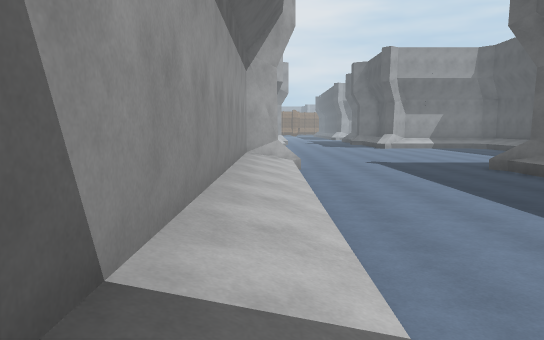
[1] (above)

16 first-person views from a walk through a 3-D level made in the Unity game engine. The camera is 1.2 m above the floor, tilts 6° down and sees 70° across. The floor is counted in squares, 2 m on a side. Each view is taken from the middle of a square. On the plan, view 1 faces up. The plan holds only what a view shows up to about 11 squares ahead; the rest is blank. The place goes on beyond the plan. The player is left out. Some surface patterns are stand-ins.

[2]
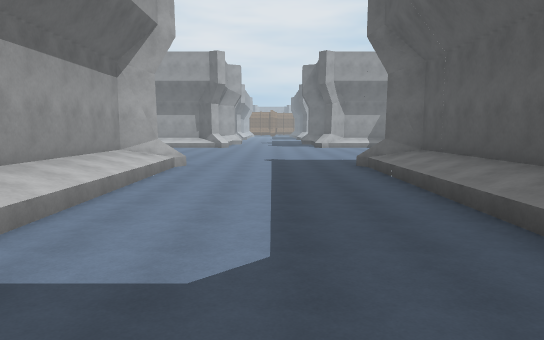

[3]
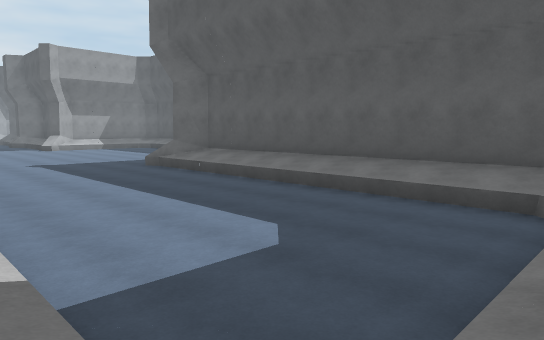

[4]
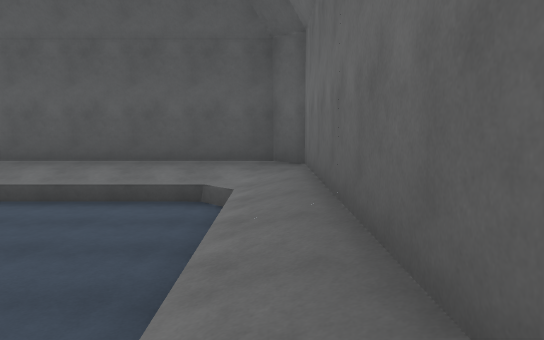

[5]
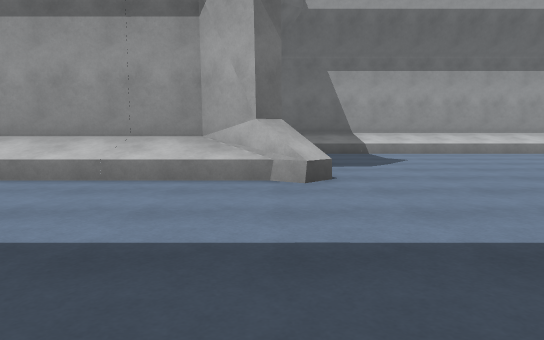

[6]
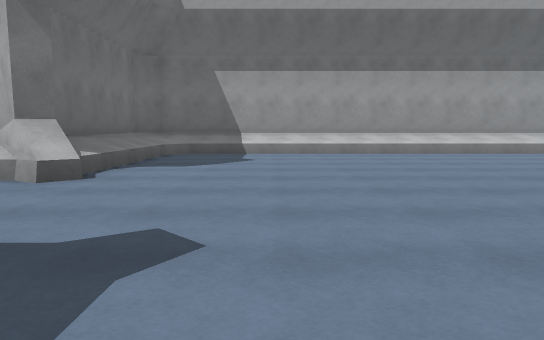

[7]
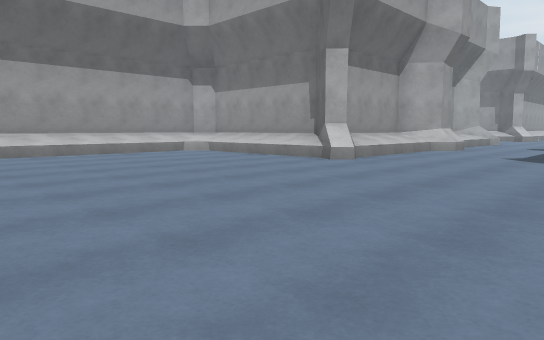

[8]
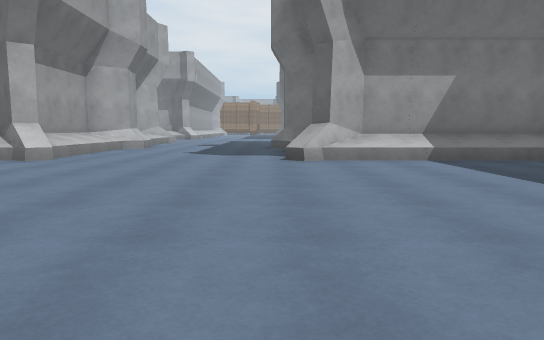

[9]
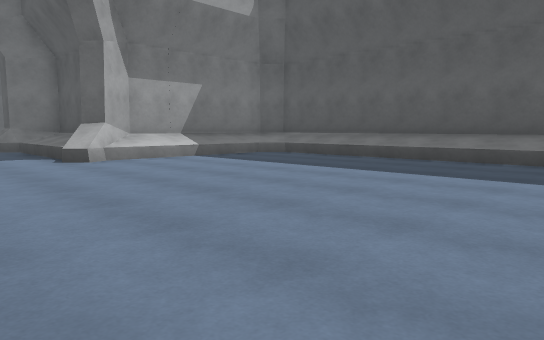

[10]
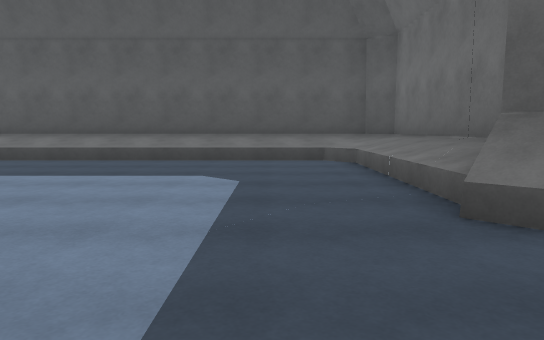

[11]
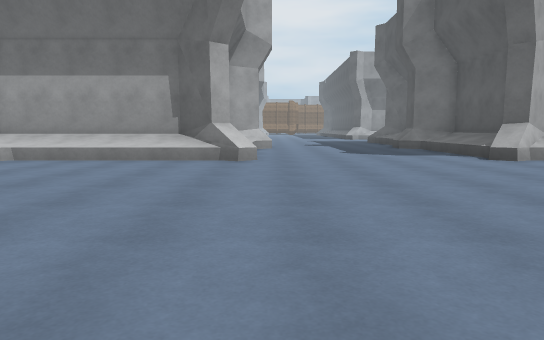

[12]
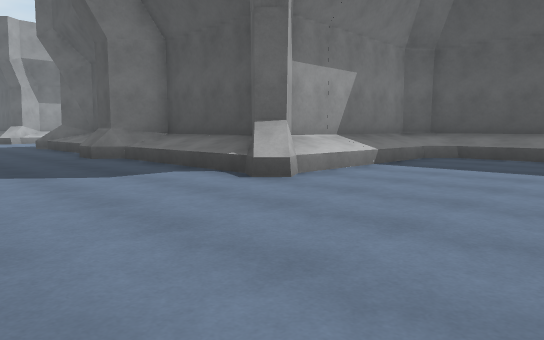

[13]
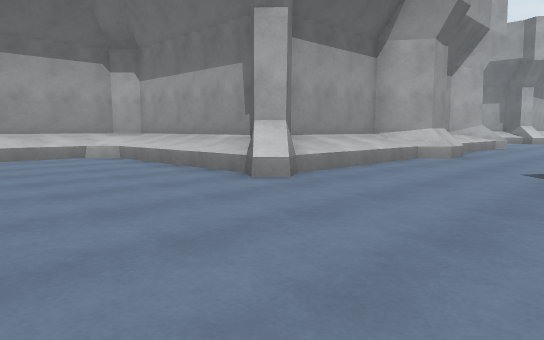

[14]
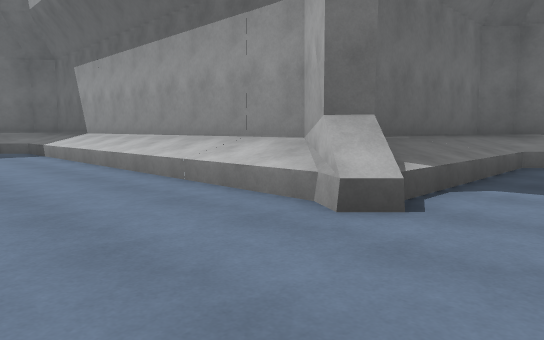

[15]
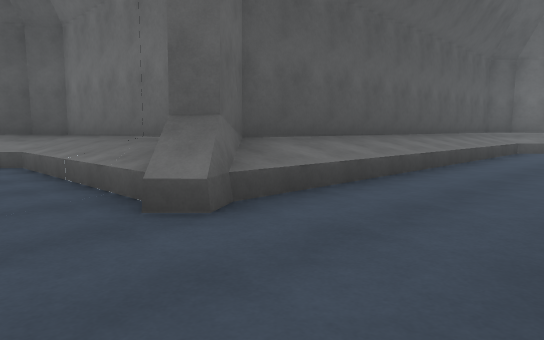

[16]
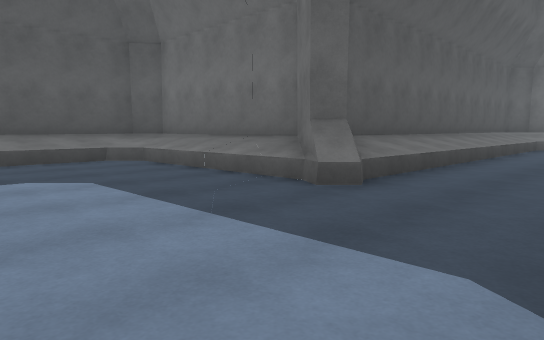

### Floor plan
Key: @ floor where view 1 was taken; # wall or solid block; . floor; / step, stairs or slope; ^ raised ledge.
Columns run from 6 left of view 1 to 12 right of it. Each row starts with its distance up from view 1.
 24      #^#...###
 23      #^...../#
 22      #^...../#
 21 ######^.....#######
 20 #/////#.....#/////#
 19 #/..............//#
 18 #/.............../#
 17 #/.............../#
 16 #/.............../#
 15 #/.............../#
 14 #/.............../#
 13 #/.............../#
 12 #/.............../#
 11 #/.............../#
 10 #/..............//#
  9 #////##.....##////#
  8 ######/...../######
  7      #/...../#
  6      #/...../#
  5      #/...../#
  4      #/...../#
  3      #/...../#
  2      #/...../#
  1      #/...../#
  0      #@....//#
 -1      #///////#
 -2      #########

Positions as (right, up) in squares from view 1, and headings:
1: (0, 0), facing up
2: (3, -1), facing up
3: (0, -1), facing up-right
4: (0, -1), facing right
5: (5, 9), facing left
6: (5, 12), facing left
7: (5, 13), facing up-left
8: (5, 12), facing up
9: (3, 12), facing up-right
10: (3, 11), facing right
11: (1, 12), facing up
12: (2, 16), facing up-right
13: (4, 16), facing up-left
14: (3, 11), facing down-left
15: (3, 11), facing down-right
16: (3, 13), facing down-right
